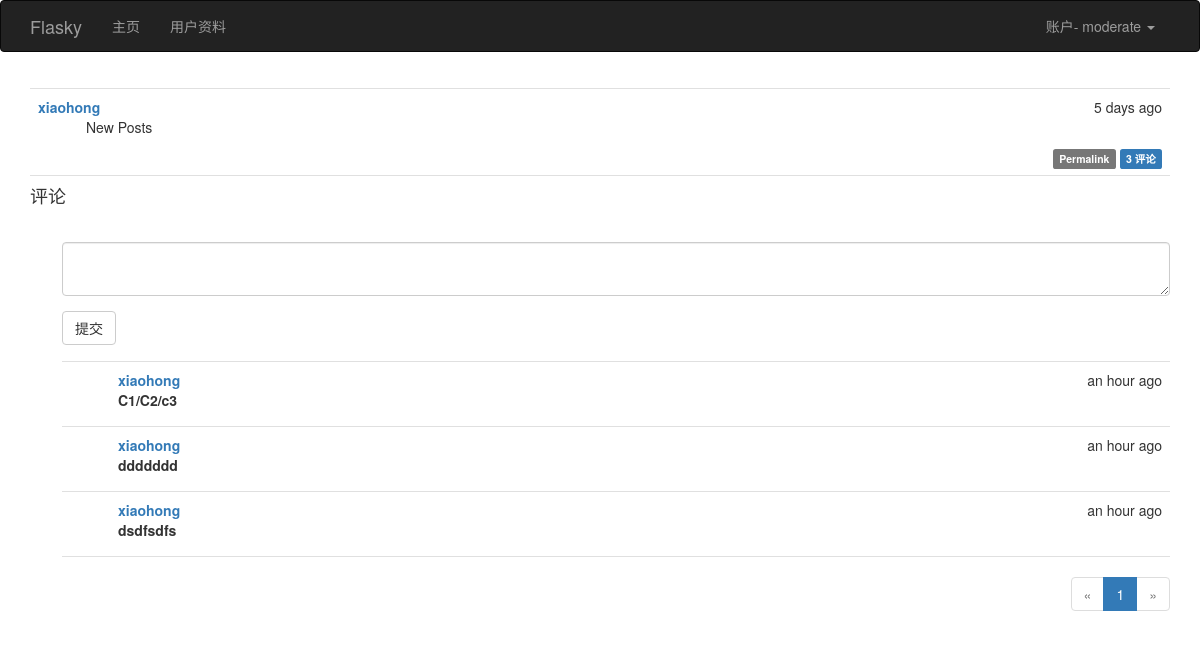
The app's page /post/102 (signed in) with its own data.
### app/models.py (models this page shows, shortened)
class User(UserMixin, db.Model):
    __tablename__ = 'users'
    id = db.Column(db.Integer, primary_key=True)
    username = db.Column(db.String(64), unique=True, index=True)
    email = db.Column(db.String(64), unique=True,index=True)
    role_id = db.Column(db.Integer, db.ForeignKey('roles.id'))
    password_hash = db.Column(db.String(128))
    confirmed = db.Column(db.Boolean, default= False)
    name = db.Column(db.String(64))
    location = db.Column(db.String(128))
    about_me = db.Column(db.Text())
    member_since = db.Column(db.DateTime(), default=datetime.utcnow)
    last_seen = db.Column(db.DateTime(), default=datetime.utcnow)
    posts = db.relationship('Post', backref='author', lazy='dynamic')
    followed = db.relationship('Follow', foreign_keys=[Follow.follower_id], backref=db.backref('follower', lazy='joined')
                               , lazy='dynamic', cascade='all,delete-orphan')
    followers = db.relationship('Follow', foreign_keys=[Follow.followed_id], backref=db.backref('followed',lazy='joined')
                                , lazy='dynamic',cascade='all,delete-orphan')
    comments = db.relationship('Comment', backref='author',lazy='dynamic')
    @property
    def password(self):
        raise AttributeError('password is not a readable attribute')
    def can(self, permission):
        return self.role is not None and self.role.permissions & permission == permission
    def is_administrator(self):
        return self.can(Permission.ADMINISTER)
    def ping(self):
        self.last_seen = datetime.utcnow()
        db.session.add(self)

class Post(db.Model):
    __tablename__ = 'posts'
    id = db.Column(db.Integer, primary_key=True)
    body = db.Column(db.Text)
    timestamp = db.Column(db.DateTime, index=True, default=datetime.utcnow)
    author_id = db.Column(db.Integer, db.ForeignKey('users.id'))
    body_html = db.Column(db.Text)
    comments = db.relationship('Comment', backref='post', lazy='dynamic')

class Comment(db.Model):
    __tablename__='comments'
    id = db.Column(db.Integer, primary_key=True)
    body = db.Column(db.Text)
    body_html = db.Column(db.Text)
    timestamp = db.Column(db.DateTime, index=True, default=datetime.utcnow)
    author_id = db.Column(db.Integer, db.ForeignKey('users.id'))
    post_id = db.Column(db.Integer, db.ForeignKey('posts.id'))

### app/main/views.py (the view)
@main.route('/post/<int:id>',methods=['GET','POST'])
def post(id):
    p = Post.query.get_or_404(id)
    form = CommentForm()
    if form.validate_on_submit():
        comment = Comment(body=form.body.data, post=p, author=current_user._get_current_object())
        db.session.add(comment)
        flash("评论已添加")
        return redirect(url_for('.post', id=p.id, page=-1))
    page = request.args.get('page', 1, type=int)
    per_page = current_app.config['FLASKY_COMMENTS_PER_PAGE']
    if page==-1:
        page = (p.comments.count() -1)/ per_page + 1
    pagination = p.comments.order_by(Comment.timestamp.asc()).paginate(page, per_page=per_page , error_out=False)
    comments = pagination.items
    return render_template('post.html', posts=[p],form=form, comments=comments, pagination=pagination)

### app/main/forms.py
class CommentForm(FlaskForm):
    body = PageDownField("", validators=[DataRequired()])
    submit = SubmitField("提交")

### app/auth/views.py (called while the page is built)
@auth.before_app_request
def before_request():
    if current_user.is_authenticated:
        current_user.ping()
        if not current_user.confirmed and request.endpoint[:5] != 'auth.':
            return redirect(url_for('auth.unconfirmed'))

### app/main/__init__.py (called while the page is built)
@main.app_context_processor
def inject_permissions():
    return dict(Permission=Permission)

### app/models.py (called while the page is built)
@login_manager.user_loader
def load_user(user_id):
    return User.query.get(int(user_id))

### app/templates/post.html (shortened to what this page needs)
{%  extends "base.html" %}
{%  import "bootstrap/wtf.html" as wtf %}
{%  import "_macros.html" as macros %}
{% block page_content %}
  {%  include '_posts.html' %}
    <h4 id="comments">评论</h4>
    {% if current_user.can(Permission.COMMENT) %}
        <div class="comment-form">
            {{ wtf.quick_form(form) }}
        </div>
    {% endif %}
    {%  include '_comments.html' %}
    {% if pagination %}
        <div class="pagination">
            {{ macros.pagination_widget(pagination,'.post', fragment='#comments', id=posts[0].id) }}
        </div>
    {% endif  %}
{% endblock %}

### app/templates/base.html (shortened to what this page needs)
{% extends "bootstrap/base.html" %}
{% block head %}
{{ super() }}
<link rel="stylesheet" type="text/css" href="{{ url_for('static', filename='style.css') }}">
{% endblock %}
{% block navbar %}
<div class="navbar navbar-inverse" role="navigation">
    <div class="container">
        <div class="navbar-header">
            <a class="navbar-brand" href="{{ url_for('main.index') }}">Flasky</a>
        </div>
        <div class="navbar-collapse collapse">
            <ul class="nav navbar-nav">
                <li><a href="{{ url_for('main.index') }}">主页</a></li>
                {%  if current_user.is_authenticated %}
                    <li><a href="{{  url_for('main.user', username=current_user.username) }}">用户资料</a></li>
                {%  endif %}
            </ul>
            <ul class="nav navbar-nav navbar-right">
                {% if current_user.is_authenticated %}
                <li class="dropdown">
                <a href="#" class="dropdown-toggle" data-toggle="dropdown">账户- {{ current_user.username }} <b class="caret"></b></a>
                </li>
                {% else %}
                <li><a href="{{ url_for('auth.login') }}">登录</a></li>
                {% endif %}
            </ul>
        </div>
    </div>
</div>
{% endblock %}
{% block content %}
<div class="container">
    {% block page_content %}{% endblock %}
</div>
{% endblock %}

### app/templates/_posts.html (shortened to what this page needs)
  <ul class="posts">
        {% for post in posts %}
            <li class="post">
                <div class="post-date">
                    {{ moment(post.timestamp).fromNow() }}
                </div>
                <div class="post-author">
                    <a href="{{ url_for('.user', username=post.author.username) }}">{{ post.author.username }}</a>
                </div>
                <div class="post-content">
                    {% if post.body_html %}
                        {{  post.body_html | safe }}
                    {% else %}
                        {{ post.body }}
                    {% endif %}
                    <div class="post-footer">
                        <a href="{{ url_for('.post', id=post.id) }}">
                            <span class="label label-default">Permalink</span>
                        </a>
                          <a href="{{ url_for('.post', id=post.id) }}#comments">
                            <span class="label label-primary">{{ post.comments.count() }} 评论</span>
                        </a>
                    </div>
                </div>
            </li>
        {% endfor %}
    </ul>

### app/templates/_comments.html
<ul class="comments">
    {% for comment in comments %}
        <li class="comment">
            <div class="comment-content">
                <div class="comment-date">{{ moment(comment.timestamp).fromNow() }}</div>
                 <div class="comment-author">
                <a href="{{ url_for('.user', username=comment.author.username) }}">
                   {{   comment.author.username}}  </a>
                     <div class="comment-body">
                         {% if comment.body_html %}
                             {{ comment.body_html | safe }}
                         {% else %}
                             {{ comment.body }}
                         {% endif %}
                     </div>
            </div>
            </div>
        </li>
    {% endfor %}
</ul>

### app/static/style.css (style rules this page uses)
ul.posts { list-style-type: none; padding: 0px; margin: 16px 0px 0px 0px; border-top: 1px solid #e0e0e0; }
ul.posts li.post { padding: 8px; border-bottom: 1px solid #e0e0e0; }
div.post-date { float: right; }
div.post-author { font-weight: bold; }
div.post-content { margin-left: 48px; min-height: 48px; }
div.post-footer { text-align: right; }
ul.comments { list-style-type: none; padding: 0px; margin: 16px 0px 0px 0px; }
ul.comments li.comment { margin-left: 32px; padding: 8px; border-bottom: 1px solid #e0e0e0; }
ul.comments li.comment:nth-child(1) { border-top: 1px solid #e0e0e0; }
div.comment-date { float: right; }
div.comment-author { font-weight: bold; }
div.comment-content { margin-left: 48px; min-height: 48px; }
div.comment-form { margin: 16px 0px 16px 32px; }
div.pagination { width: 100%; text-align: right; padding: 0px; margin: 0px; }

### records on screen
User: username "moderate"
Post: timestamp "5 days ago", author.username "xiaohong", body_html "New Posts", comments.count "3"
Comment: timestamp "an hour ago", author.username "xiaohong", body_html "C1/C2/c3"
Comment: timestamp "an hour ago", author.username "xiaohong", body_html "ddddddd"
Comment: timestamp "an hour ago", author.username "xiaohong", body_html "dsdfsdfs"

### other values on screen
{{ p }} "1"
